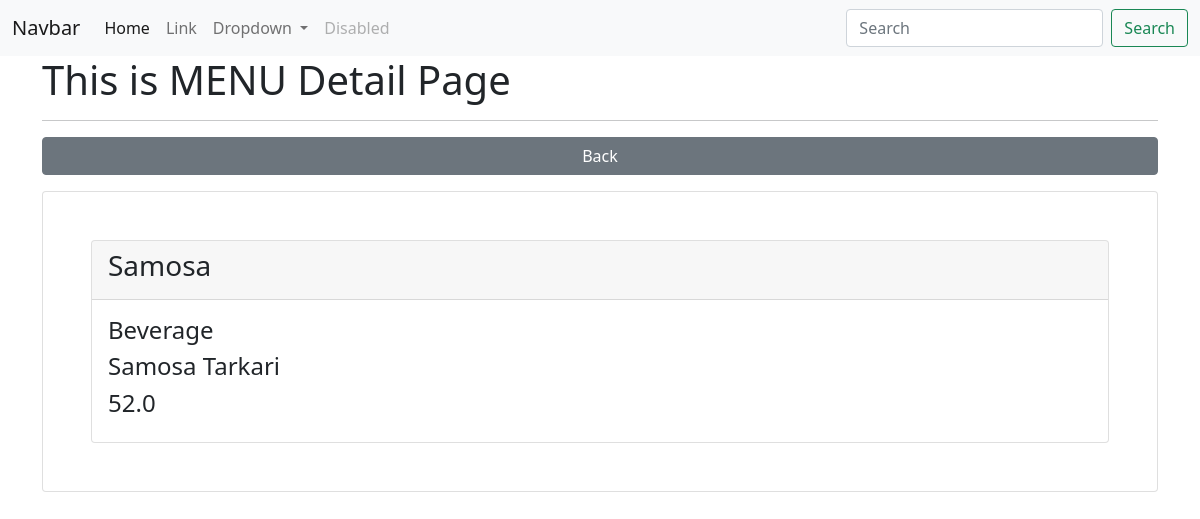
/menu/show/3/ (signed in), run on the app's committed database.
### app_restro/models.py (models this page shows, shortened)
class Menu(models.Model):
    menu_title = models.CharField(max_length=200)
    category_id = models.ForeignKey(Category, on_delete=models.CASCADE)
    menu_desc = models.CharField(max_length=200)
    menu_img = models.FileField(upload_to="menu/images/", blank=True)
    menu_ingredient = models.CharField(max_length=200)
    menu_price = models.FloatField()
    class Meta:
        db_table = "app_menus"

class Category(models.Model):
    category_name = models.CharField(max_length=200)
    class Meta:
        db_table = "app_categories"

### app_restro/views.py (the view)
# urls.py: path('menu/show/<int:id>/', views.menu_show, name='menu-show'),
@login_required(login_url='/authentication/login')
def menu_show(request, id):
    data = Menu.objects.get(id=id)
    context = {"data": data}
    return render(request, 'menus/show.html', context)

### templates/menus/show.html (shortened to what this page needs)
{% extends "layouts/master.html" %}
{% block content %}
<div class="container">
    <h1>This is MENU Detail Page</h1>
    <hr>
    <a href="{% url 'menu-list' %}" class="btn btn-secondary col-12 mb-3">Back</a>
    <div class="card p-5">
        <div class="card">
            <div class="card-header">
                <h3>{{ data.menu_title }}</h3>
            </div>
            <div class="card-body">
                <h4>{{ data.category_id.category_name }}</h4>
                <h4>{{ data.menu_desc }}</h4>
                <h4>{{ data.menu_price }}</h4>
            </div>
        </div>
    </div>
</div>
{% endblock %}

### data on the page
Menu: menu_title "Samosa", category_id.category_name "Beverage", menu_desc "Samosa Tarkari", menu_price "52.0"
